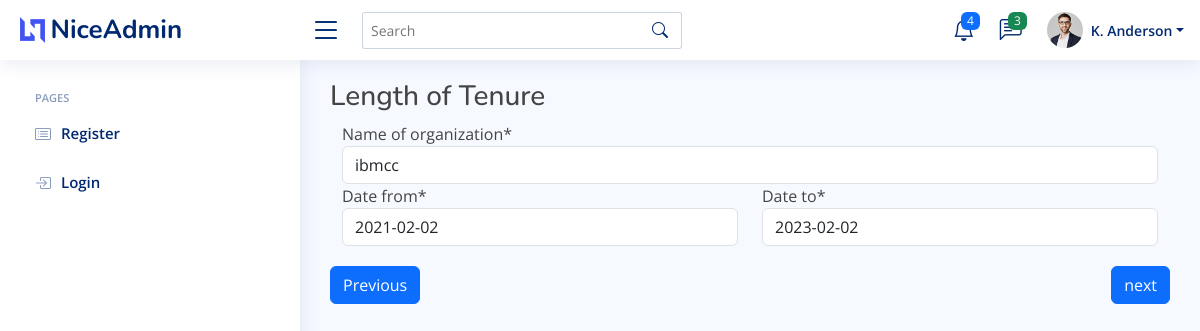
The page /length_of_tenure (signed in) on the database its author committed.
### membership/models.py (models this page shows)
class Length_of_tenure(models.Model):
    Name_of_organization = models.CharField(max_length=30)
    date_from = models.DateField(max_length=30)
    date_to = models.DateField(max_length=30)
    user = models.ForeignKey(User, on_delete=models.CASCADE, unique=True)

### membership/views.py (the view)
# urls.py: path("length_of_tenure", Length_of_tenure_view, name="length_of_tenure"),
@login_required
def Length_of_tenure_view(request):
    try:
        length_of_tenure = Length_of_tenure.objects.get(user=request.user)
        form = Length_of_tenure_forms(request.POST or None, instance=length_of_tenure)
        if request.method == "POST":
            if form.is_valid():
                form.save()
                return redirect("membership:courses_related_to_quality_management")
        else:
            form = Length_of_tenure_forms(instance=length_of_tenure)
    except Length_of_tenure.DoesNotExist:
        form = Length_of_tenure_forms(request.POST or None)
        if request.method == "POST":
            if form.is_valid():
                length_of_tenure = form.save(commit=False)
                length_of_tenure.user = request.user
                length_of_tenure.save()
                return redirect("membership:courses_related_to_quality_management")
    return render(request, "length_of_tenure.html", {"context": form})

### membership/forms.py
class Length_of_tenure_forms(forms.ModelForm):
      class Meta:
          model = Length_of_tenure
          exclude = ('user',)

### membership/templates/length_of_tenure.html (shortened to what this page needs)
{% extends 'base2.html' %}
{% load crispy_forms_tags %}
{% load static %}
{% block content %}
<main id="main" class="main">
    <h3> Length of Tenure </h3>
    <div class="container">
        <form method="POST" action="{% url 'membership:length_of_tenure' %}">
 <div class="row">
     {{ context.Name_of_organization|as_crispy_field }}
 </div>
    <div class="row">
        <div class="col-6">
            {{ context.date_from|as_crispy_field }}
        </div>
        <div class="col-6">
            {{ context.date_to|as_crispy_field }}
        </div>
    </div>
    </div>
    <div class="button-container">
        <a href="{% url 'membership:information_on_present_position' %}" class="btn btn-primary previous-button">Previous</a>
        <input type="submit" name="submit" value="next"   class="btn btn-primary next-button" Next />
    </div>
</main>
{% endblock %}

### static/css/style.css (style rules this page uses)
:root { scroll-behavior: smooth; }
body { font-family: "Open Sans", sans-serif; background: #f6f9ff; color: #444444; }
a { color: #4154f1; text-decoration: none; }
h1, h2, h3, h4, h5, h6 { font-family: "Nunito", sans-serif; }
#main { margin-top: 60px; padding: 20px 30px; transition: all 0.3s; }
@media (min-width: 1200px) { #main, #footer { margin-left: 300px; } }

### membership/templates/length_of_tenure.html (style rules this page uses)
.button-container { display: flex; justify-content: space-between; margin-top: 20px; }
.button-container .previous-button { order: 1; }
.button-container .next-button { order: 2; }

### rows shown on the page
Length_of_tenure: Name_of_organization "ibmcc", date_from "2021-02-02", date_to "2023-02-02"
